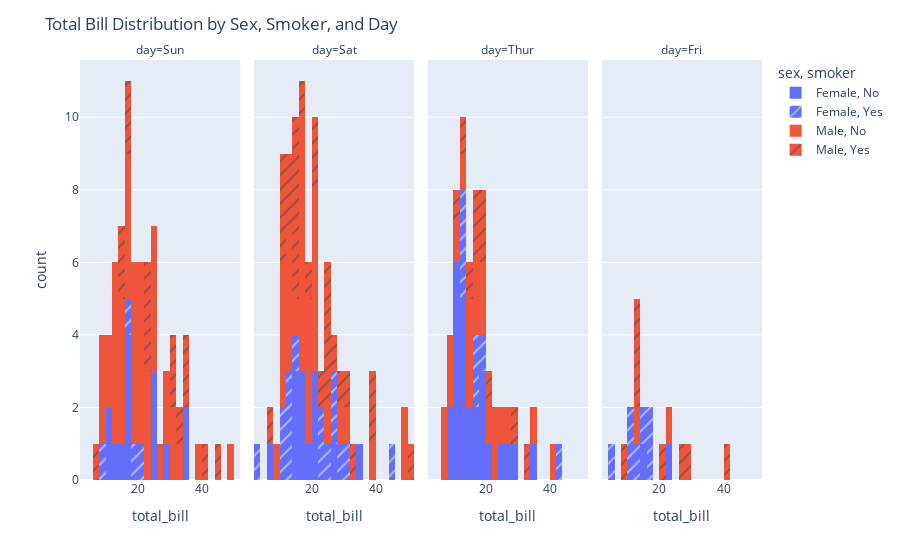

Notebook code for this chart:
### Code cell
#Q3: Plot a histogram using the "tips" dataset and Plotly Express
import plotly.data as pdata
import plotly.express as px

# Load the tips dataset
tips = pdata.tips()

# Plot a histogram
fig = px.histogram(tips, x="total_bill", color="sex", pattern_shape="smoker", facet_col="day")
fig.update_layout(title="Total Bill Distribution by Sex, Smoker, and Day")
fig.show()

### Figure 1 — Plotly figure (JSON) as saved in the notebook; plotly's stock layout.template omitted (floating-point values rounded to 4 significant figures)
{"data": [{"alignmentgroup": "True", "bingroup": "x", "hovertemplate": "sex=Female<br>smoker=No<br>day=Sun<br>total_bill=%{x}<br>count=%{y}<extra></extra>", "legendgroup": "Female, No", "marker": {"color": "#636efa", "pattern": {"shape": ""}}, "name": "Female, No", "offsetgroup": "Female, No", "orientation": "v", "showlegend": true, "type": "histogram", "x": [16.99, 24.59, 35.26, 14.83, 10.33, 16.97, 10.29, 34.81, 25.71, 17.31, 29.85, 25, 13.39, 16.21], "xaxis": "x", "yaxis": "y"}, {"alignmentgroup": "True", "bingroup": "x", "hovertemplate": "sex=Female<br>smoker=No<br>day=Sat<br>total_bill=%{x}<br>count=%{y}<extra></extra>", "legendgroup": "Female, No", "marker": {"color": "#636efa", "pattern": {"shape": ""}}, "name": "Female, No", "offsetgroup": "Female, No", "orientation": "v", "showlegend": false, "type": "histogram", "x": [20.29, 15.77, 19.65, 15.06, 20.69, 16.93, 26.41, 16.45, 17.07, 14.73, 20.92, 7.25, 35.83], "xaxis": "x2", "yaxis": "y2"}, {"alignmentgroup": "True", "bingroup": "x", "hovertemplate": "sex=Female<br>smoker=No<br>day=Thur<br>total_bill=%{x}<br>count=%{y}<extra></extra>", "legendgroup": "Female, No", "marker": {"color": "#636efa", "pattern": {"shape": ""}}, "name": "Female, No", "offsetgroup": "Female, No", "orientation": "v", "showlegend": false, "type": "histogram", "x": [10.07, 34.83, 10.65, 12.43, 24.08, 13.42, 12.48, 29.8, 14.52, 11.38, 20.27, 11.17, 12.26, 18.26, 8.51, 10.33, 14.15, 13.16, 17.47, 27.05, 16.43, 8.35, 18.64, 11.87, 18.78], "xaxis": "x3", "yaxis": "y3"}, {"alignmentgroup": "True", "bingroup": "x", "hovertemplate": "sex=Female<br>smoker=No<br>day=Fri<br>total_bill=%{x}<br>count=%{y}<extra></extra>", "legendgroup": "Female, No", "marker": {"color": "#636efa", "pattern": {"shape": ""}}, "name": "Female, No", "offsetgroup": "Female, No", "orientation": "v", "showlegend": false, "type": "histogram", "x": [22.75, 15.98], "xaxis": "x4", "yaxis": "y4"}, {"alignmentgroup": "True", "bingroup": "x", "hovertemplate": "sex=Female<br>smoker=Yes<br>day=Sun<br>total_bill=%{x}<br>count=%{y}<extra></extra>", "legendgroup": "Female, Yes", "marker": {"color": "#636efa", "pattern": {"shape": "/"}}, "name": "Female, Yes", "offsetgroup": "Female, Yes", "orientation": "v", "showlegend": true, "type": "histogram", "x": [17.51, 9.6, 20.9, 18.15], "xaxis": "x", "yaxis": "y"}, {"alignmentgroup": "True", "bingroup": "x", "hovertemplate": "sex=Female<br>smoker=Yes<br>day=Sat<br>total_bill=%{x}<br>count=%{y}<extra></extra>", "legendgroup": "Female, Yes", "marker": {"color": "#636efa", "pattern": {"shape": "/"}}, "name": "Female, Yes", "offsetgroup": "Female, Yes", "orientation": "v", "showlegend": false, "type": "histogram", "x": [3.07, 26.86, 25.28, 44.3, 22.42, 14.31, 10.59, 10.63, 12.76, 13.27, 28.17, 12.9, 30.14, 22.12, 27.18], "xaxis": "x2", "yaxis": "y2"}, {"alignmentgroup": "True", "bingroup": "x", "hovertemplate": "sex=Female<br>smoker=Yes<br>day=Thur<br>total_bill=%{x}<br>count=%{y}<extra></extra>", "legendgroup": "Female, Yes", "marker": {"color": "#636efa", "pattern": {"shape": "/"}}, "name": "Female, Yes", "offsetgroup": "Female, Yes", "orientation": "v", "showlegend": false, "type": "histogram", "x": [19.81, 43.11, 13, 12.74, 13, 16.4, 16.47], "xaxis": "x3", "yaxis": "y3"}, {"alignmentgroup": "True", "bingroup": "x", "hovertemplate": "sex=Female<br>smoker=Yes<br>day=Fri<br>total_bill=%{x}<br>count=%{y}<extra></extra>", "legendgroup": "Female, Yes", "marker": {"color": "#636efa", "pattern": {"shape": "/"}}, "name": "Female, Yes", "offsetgroup": "Female, Yes", "orientation": "v", "showlegend": false, "type": "histogram", "x": [5.75, 16.32, 11.35, 15.38, 13.42, 16.27, 10.09], "xaxis": "x4", "yaxis": "y4"}, {"alignmentgroup": "True", "bingroup": "x", "hovertemplate": "sex=Male<br>smoker=No<br>day=Sun<br>total_bill=%{x}<br>count=%{y}<extra></extra>", "legendgroup": "Male, No", "marker": {"color": "#EF553B", "pattern": {"shape": ""}}, "name": "Male, No", "offsetgroup": "Male, No", "orientation": "v", "showlegend": true, "type": "histogram", "x": [10.34, 21.01, 23.68, 25.29, 8.77, 26.88, 15.04, 14.78, 10.27, 15.42, 18.43, 21.58, 16.29, 17.46, 13.94, 9.68, 30.4, 18.29, 22.23, 32.4, 28.55, 18.04, 12.54, 9.94, 25.56, 19.49, 38.07, 23.95, 29.93, 14.07, 13.13, 17.26, 24.55, 19.77, 48.17, 16.49, 21.5, 12.66, 13.81, 24.52, 20.76, 31.71, 20.69], "xaxis": "x", "yaxis": "y"}, {"alignmentgroup": "True", "bingroup": "x", "hovertemplate": "sex=Male<br>smoker=No<br>day=Sat<br>total_bill=%{x}<br>count=%{y}<extra></extra>", "legendgroup": "Male, No", "marker": {"color": "#EF553B", "pattern": {"shape": ""}}, "name": "Male, No", "offsetgroup": "Male, No", "orientation": "v", "showlegend": false, "type": "histogram", "x": [20.65, 17.92, 39.42, 19.82, 17.81, 13.37, 12.69, 21.7, 9.55, 18.35, 17.78, 24.06, 16.31, 18.69, 31.27, 16.04, 48.27, 17.59, 20.08, 20.23, 12.02, 10.51, 18.24, 14, 48.33, 20.45, 13.28, 11.61, 10.77, 10.07, 29.03, 17.82], "xaxis": "x2", "yaxis": "y2"}, {"alignmentgroup": "True", "bingroup": "x", "hovertemplate": "sex=Male<br>smoker=No<br>day=Thur<br>total_bill=%{x}<br>count=%{y}<extra></extra>", "legendgroup": "Male, No", "marker": {"color": "#EF553B", "pattern": {"shape": ""}}, "name": "Male, No", "offsetgroup": "Male, No", "orientation": "v", "showlegend": false, "type": "histogram", "x": [27.2, 22.76, 17.29, 16.66, 15.98, 13.03, 18.28, 24.71, 21.16, 11.69, 14.26, 15.95, 8.52, 22.82, 19.08, 34.3, 41.19, 9.78, 7.51, 7.56], "xaxis": "x3", "yaxis": "y3"}, {"alignmentgroup": "True", "bingroup": "x", "hovertemplate": "sex=Male<br>smoker=No<br>day=Fri<br>total_bill=%{x}<br>count=%{y}<extra></extra>", "legendgroup": "Male, No", "marker": {"color": "#EF553B", "pattern": {"shape": ""}}, "name": "Male, No", "offsetgroup": "Male, No", "orientation": "v", "showlegend": false, "type": "histogram", "x": [22.49, 12.46], "xaxis": "x4", "yaxis": "y4"}, {"alignmentgroup": "True", "bingroup": "x", "hovertemplate": "sex=Male<br>smoker=Yes<br>day=Sun<br>total_bill=%{x}<br>count=%{y}<extra></extra>", "legendgroup": "Male, Yes", "marker": {"color": "#EF553B", "pattern": {"shape": "/"}}, "name": "Male, Yes", "offsetgroup": "Male, Yes", "orientation": "v", "showlegend": true, "type": "histogram", "x": [7.25, 31.85, 16.82, 32.9, 17.89, 14.48, 34.63, 34.65, 23.33, 45.35, 23.17, 40.55, 30.46, 23.1, 15.69], "xaxis": "x", "yaxis": "y"}, {"alignmentgroup": "True", "bingroup": "x", "hovertemplate": "sex=Male<br>smoker=Yes<br>day=Sat<br>total_bill=%{x}<br>count=%{y}<extra></extra>", "legendgroup": "Male, Yes", "marker": {"color": "#EF553B", "pattern": {"shape": "/"}}, "name": "Male, Yes", "offsetgroup": "Male, Yes", "orientation": "v", "showlegend": false, "type": "histogram", "x": [38.01, 11.24, 20.29, 13.81, 11.02, 18.29, 15.01, 17.92, 15.36, 20.49, 25.21, 50.81, 15.81, 26.59, 38.73, 24.27, 30.06, 25.89, 28.15, 11.59, 7.74, 24.01, 15.69, 15.53, 12.6, 32.83, 22.67], "xaxis": "x2", "yaxis": "y2"}, {"alignmentgroup": "True", "bingroup": "x", "hovertemplate": "sex=Male<br>smoker=Yes<br>day=Thur<br>total_bill=%{x}<br>count=%{y}<extra></extra>", "legendgroup": "Male, Yes", "marker": {"color": "#EF553B", "pattern": {"shape": "/"}}, "name": "Male, Yes", "offsetgroup": "Male, Yes", "orientation": "v", "showlegend": false, "type": "histogram", "x": [19.44, 32.68, 16, 28.44, 15.48, 16.58, 10.34, 13.51, 18.71, 20.53], "xaxis": "x3", "yaxis": "y3"}, {"alignmentgroup": "True", "bingroup": "x", "hovertemplate": "sex=Male<br>smoker=Yes<br>day=Fri<br>total_bill=%{x}<br>count=%{y}<extra></extra>", "legendgroup": "Male, Yes", "marker": {"color": "#EF553B", "pattern": {"shape": "/"}}, "name": "Male, Yes", "offsetgroup": "Male, Yes", "orientation": "v", "showlegend": false, "type": "histogram", "x": [28.97, 40.17, 27.28, 12.03, 21.01, 12.16, 8.58, 13.42], "xaxis": "x4", "yaxis": "y4"}], "layout": {"annotations": [{"font": {}, "showarrow": false, "text": "day=Sun", "x": 0.1175, "xanchor": "center", "xref": "paper", "y": 1, "yanchor": "bottom", "yref": "paper"}, {"font": {}, "showarrow": false, "text": "day=Sat", "x": 0.3725, "xanchor": "center", "xref": "paper", "y": 1, "yanchor": "bottom", "yref": "paper"}, {"font": {}, "showarrow": false, "text": "day=Thur", "x": 0.6275, "xanchor": "center", "xref": "paper", "y": 1, "yanchor": "bottom", "yref": "paper"}, {"font": {}, "showarrow": false, "text": "day=Fri", "x": 0.8825, "xanchor": "center", "xref": "paper", "y": 1, "yanchor": "bottom", "yref": "paper"}], "autosize": true, "barmode": "relative", "legend": {"title": {"text": "sex, smoker"}, "tracegroupgap": 0}, "margin": {"t": 60}, "title": {"text": "Total Bill Distribution by Sex, Smoker, and Day"}, "xaxis": {"anchor": "y", "autorange": true, "domain": [0, 0.235], "range": [2, 52], "title": {"text": "total_bill"}, "type": "linear"}, "xaxis2": {"anchor": "y2", "autorange": true, "domain": [0.255, 0.49], "matches": "x", "range": [2, 52], "title": {"text": "total_bill"}, "type": "linear"}, "xaxis3": {"anchor": "y3", "autorange": true, "domain": [0.51, 0.745], "matches": "x", "range": [2, 52], "title": {"text": "total_bill"}, "type": "linear"}, "xaxis4": {"anchor": "y4", "autorange": true, "domain": [0.765, 1.0], "matches": "x", "range": [2, 52], "title": {"text": "total_bill"}, "type": "linear"}, "yaxis": {"anchor": "x", "autorange": true, "domain": [0, 1], "range": [0, 11.58], "title": {"text": "count"}}, "yaxis2": {"anchor": "x2", "autorange": true, "domain": [0, 1], "matches": "y", "range": [0, 11.58], "showticklabels": false}, "yaxis3": {"anchor": "x3", "autorange": true, "domain": [0, 1], "matches": "y", "range": [0, 11.58], "showticklabels": false}, "yaxis4": {"anchor": "x4", "autorange": true, "domain": [0, 1], "matches": "y", "range": [0, 11.58], "showticklabels": false}}}
